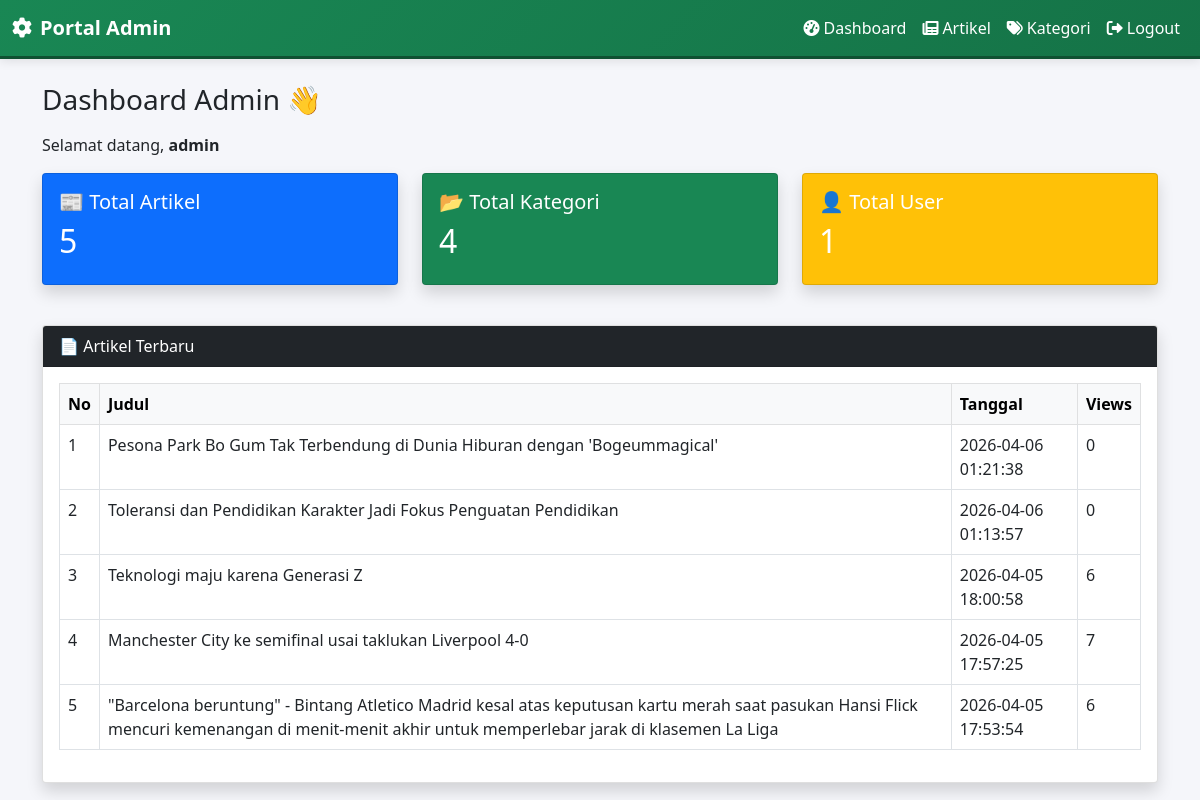
The page /admin/index.php?page=dashboard (signed in) on the database its author committed.
### tables this page shows
CREATE TABLE `artikel` (
  `id_artikel` int(11) NOT NULL,
  `judul` varchar(255) NOT NULL,
  `isi` text NOT NULL,
  `gambar` varchar(255) DEFAULT NULL,
  `id_kategori` int(11) DEFAULT NULL,
  `id_user` int(11) DEFAULT NULL,
  `tanggal` datetime DEFAULT current_timestamp(),
  `views` int(11) DEFAULT 0,
  `penulis` varchar(100) DEFAULT NULL
);

### admin/dashboard.php (the view, shortened to what this page needs)
<?php
include '../koneksi.php';
$totalArtikel = mysqli_fetch_assoc(
    mysqli_query($conn, "SELECT COUNT(*) as total FROM artikel")
)['total'];
$totalKategori = mysqli_fetch_assoc(
    mysqli_query($conn, "SELECT COUNT(*) as total FROM kategori")
)['total'];
$totalUser = mysqli_fetch_assoc(
    mysqli_query($conn, "SELECT COUNT(*) as total FROM users")
)['total'];
$artikel = mysqli_query(
    $conn,
    "SELECT * FROM artikel ORDER BY id_artikel DESC LIMIT 5"
);
?>
<h3 class="mb-3">Dashboard Admin 👋</h3>
<p>Selamat datang, <b><?= $_SESSION['username']; ?></b></p>
<div class="row">
    <div class="col-md-4 col-12 mb-3">
        <div class="card text-white bg-primary shadow h-100">
            <div class="card-body">
                <h5>📰 Total Artikel</h5>
                <h2><?= $totalArtikel; ?></h2>
            </div>
        </div>
    </div>
    <div class="col-md-4 col-12 mb-3">
        <div class="card text-white bg-success shadow h-100">
            <div class="card-body">
                <h5>📂 Total Kategori</h5>
                <h2><?= $totalKategori; ?></h2>
            </div>
        </div>
    </div>
    <div class="col-md-4 col-12 mb-3">
        <div class="card text-white bg-warning shadow h-100">
            <div class="card-body">
                <h5>👤 Total User</h5>
                <h2><?= $totalUser; ?></h2>
            </div>
        </div>
    </div>
</div>
<div class="card mt-4 shadow">
    <div class="card-header bg-dark text-white">
        📄 Artikel Terbaru
    </div>
    <div class="card-body table-responsive">
        <table class="table table-bordered table-hover">
            <thead class="table-light">
                <tr>
                    <th>No</th>
                    <th>Judul</th>
                    <th>Tanggal</th>
                    <th>Views</th>
                </tr>
            </thead>
            <tbody>
                <?php $no = 1;
                while ($row = mysqli_fetch_assoc($artikel)): ?>
                    <tr>
                        <td><?= $no++ ?></td>
                        <td><?= $row['judul']; ?></td>
                        <td><?= isset($row['tanggal']) ? $row['tanggal'] : '-'; ?></td>
                        <td><?= isset($row['views']) ? $row['views'] : 0; ?></td>
                    </tr>
                <?php endwhile; ?>
            </tbody>
        </table>
    </div>
</div>

### admin/dashboard.php (style rules this page uses)
body { background: #f5f6fa !important; }

### rows shown on the page
artikel: judul "Pesona Park Bo Gum Tak Terbendung di Dunia Hiburan dengan 'Bogeummagical'", tanggal "2026-04-06 01:21:38", views "0"
artikel: judul "Toleransi dan Pendidikan Karakter Jadi Fokus Penguatan Pendidikan", tanggal "2026-04-06 01:13:57", views "0"
artikel: judul "Teknologi maju karena Generasi Z", tanggal "2026-04-05 18:00:58", views "6"
artikel: judul "Manchester City ke semifinal usai taklukan Liverpool 4-0", tanggal "2026-04-05 17:57:25", views "7"
artikel: judul "\"Barcelona beruntung\" - Bintang Atletico Madrid kesal atas keputusan kartu merah saat pasukan Hansi Flick mencuri kemenangan di menit-menit akhir untuk memperlebar jarak di klasemen La Liga", tanggal "2026-04-05 17:53:54", views "6"

### other values the page prints
$_SESSION['username'] "admin"
$totalArtikel "5"
$totalKategori "4"
$totalUser "1"
